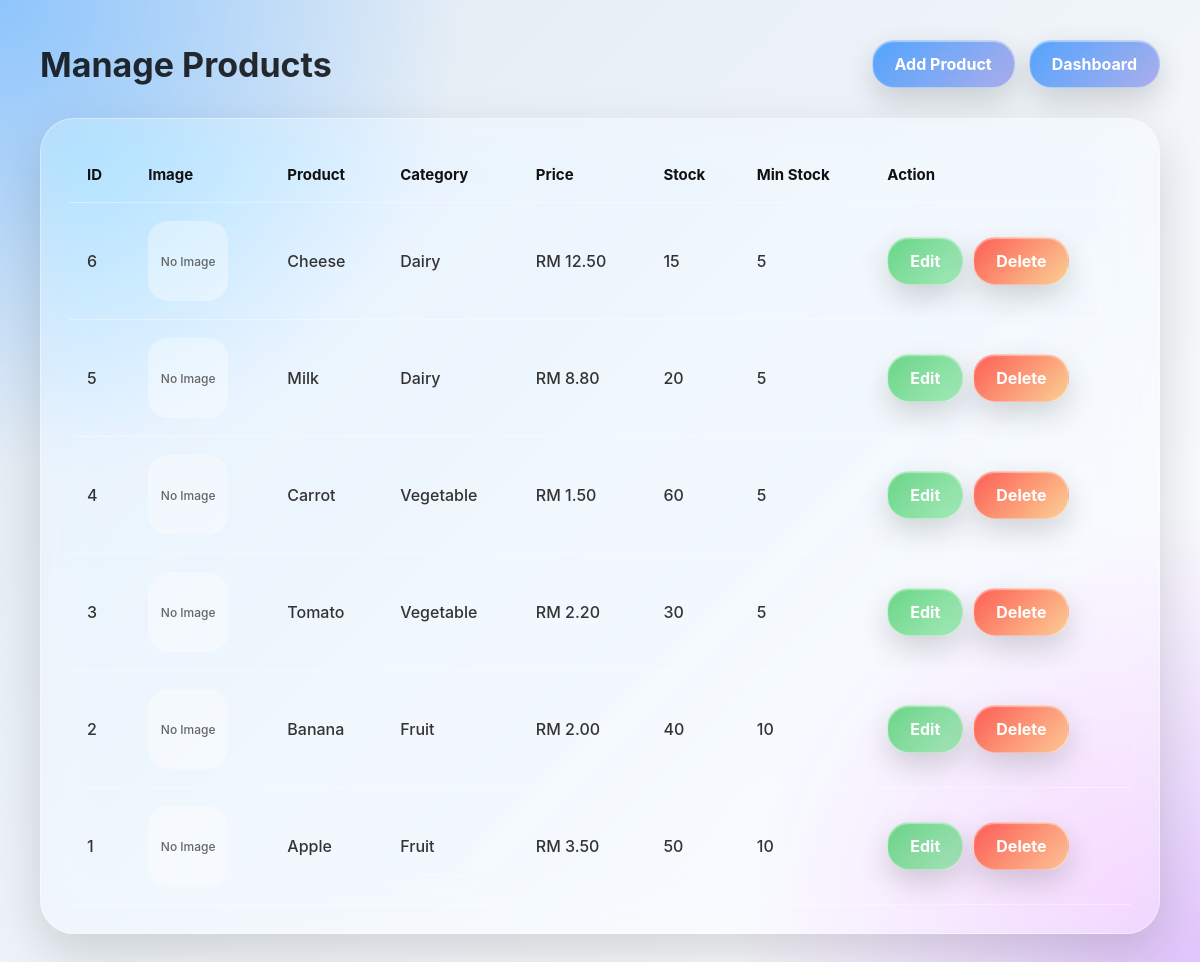
The page /admin/manage_products.php (signed in) on the database its author committed.
### tables this page shows
CREATE TABLE `product` (
  `product_id` int(11) NOT NULL,
  `product_name` varchar(100) DEFAULT NULL,
  `price` decimal(10,2) DEFAULT NULL,
  `stock_quantity` int(11) DEFAULT NULL,
  `min_stock_level` int(11) DEFAULT 5,
  `category_id` int(11) DEFAULT NULL
);

CREATE TABLE `category` (
  `category_id` int(11) NOT NULL,
  `category_name` varchar(100) NOT NULL
);

### admin/manage_products.php (the view, shortened to what this page needs)
<?php
require '../db.php';
$sql = "
    SELECT
    product.*,
    category.category_name
    FROM product
    LEFT JOIN category
    ON product.category_id = category.category_id
    ORDER BY product.product_id DESC
";
$result = $conn->query($sql);
?>
<!DOCTYPE html>
<html>
<head>
</head>
<body>
<div class="header">
    <h1>Manage Products</h1>
    <div class="top-actions">
        <a class="btn" href="add_product.php">
            Add Product
        </a>
        <a class="btn" href="dashboard.php">
            Dashboard
        </a>
    </div>
</div>
<div class="glass-card">
<table>
<tr>
    <th>ID</th>
    <th>Image</th>
    <th>Product</th>
    <th>Category</th>
    <th>Price</th>
    <th>Stock</th>
    <th>Min Stock</th>
    <th>Action</th>
</tr>
<?php while($row = $result->fetch_assoc()): ?>
<tr>
    <td>
        <?php echo $row['product_id']; ?>
    </td>
    <td>
        <?php if(!empty($row['image'])): ?>
            <img
                class="product-img"
                src="../images/<?php echo htmlspecialchars($row['image']); ?>"
            >
        <?php else: ?>
            <div class="no-img">
                No Image
            </div>
        <?php endif; ?>
    </td>
    <td>
        <?php echo htmlspecialchars($row['product_name']); ?>
    </td>
    <td>
        <?php echo htmlspecialchars($row['category_name'] ?? 'No Category'); ?>
    </td>
    <td>
        RM <?php echo number_format($row['price'], 2); ?>
    </td>
    <td>
        <?php echo $row['stock_quantity']; ?>
    </td>
    <td>
        <?php echo $row['min_stock_level']; ?>
    </td>
    <td>
        <div class="action">
            <a
                class="edit"
                href="edit_product.php?id=<?php echo $row['product_id']; ?>"
            >
                Edit
            </a>
            <a
                class="delete"
                href="manage_products.php?delete=<?php echo $row['product_id']; ?>"
                onclick="return confirm('Delete this product?');"
            >
                Delete
            </a>
        </div>
    </td>
</tr>
<?php endwhile; ?>
</table>
</div>
</body>
</html>

### admin/manage_products.php (style rules this page uses)
* { margin:0; padding:0; box-sizing:border-box; font-family:-apple-system,BlinkMacSystemFont,"Segoe UI",sans-serif; }
body { min-height:100vh; padding:40px; background: radial-gradient(circle at top left,#8ec5fc,transparent 30%), radial-gradient(circle at bottom right,#e0c3fc,transparent 30%), linear-gradient(135deg,#dfe9f3,#ffffff); }
.header { display:flex; justify-content:space-between; align-items:center; margin-bottom:30px; }
h1 { color:rgba(0,0,0,0.82); font-size:34px; }
.top-actions { display:flex; gap:14px; }
.btn, .action a { display:inline-flex; align-items:center; justify-content:center; position:relative; overflow:hidden; padding:13px 22px; border-radius:22px; text-decoration:none; font-weight:700; color:rgba(0,0,0,0.78); background: linear-gradient( 135deg, rgba(255,255,255,0.34), rgba(255,255,255,0.12) ); backdrop-filter:blur(24px) saturate(190%); -webkit-backdrop-filter:blur(24px) saturate(190%); border:1px solid rgba(255,255,255,0.45); box-shadow: inset 0 1px 1px rgba(255,255,255,0.45), 0 12px 30px rgba(0,0,0,0.16); transition: transform 0.25s ease, box-shadow 0.25s ease, background 0.25s ease; }
.btn::before, .action a::before { content:""; position:absolute; inset:0; background: radial-gradient( circle at var(--x, 50%) var(--y, 50%), rgba(255,255,255,0.95), transparent 36% ); opacity:0; transition:0.2s ease; }
.btn { color:white; background: linear-gradient( 135deg, rgba(0,122,255,0.65), rgba(88,86,214,0.45) ); }
.edit { color:white !important; background: linear-gradient( 135deg, rgba(52,199,89,0.72), rgba(48,209,88,0.42) ) !important; box-shadow: 0 12px 30px rgba(52,199,89,0.22); }
.delete { color:white !important; background: linear-gradient( 135deg, rgba(255,59,48,0.82), rgba(255,149,0,0.42) ) !important; box-shadow: 0 12px 30px rgba(255,59,48,0.22); }
.glass-card { padding:28px; border-radius:34px; background:rgba(255,255,255,0.28); backdrop-filter:blur(25px) saturate(180%); -webkit-backdrop-filter:blur(25px) saturate(180%); border:1px solid rgba(255,255,255,0.38); box-shadow:0 20px 50px rgba(0,0,0,0.15); overflow-x:auto; }
table { width:100%; border-collapse:collapse; }
th, td { padding:18px; text-align:left; border-bottom:1px solid rgba(255,255,255,0.35); }
th { color:#111; font-size:15px; }
td { color:#333; font-weight:500; }
.no-img { width:80px; height:80px; border-radius:20px; display:flex; align-items:center; justify-content:center; background:rgba(255,255,255,0.35); color:#666; font-size:12px; }
.action { display:flex; gap:10px; }

### rows shown on the page
product: product_id "6", product_name "Cheese", category.category_name "Dairy", price "12.50", stock_quantity "15", min_stock_level "5"
product: product_id "5", product_name "Milk", category.category_name "Dairy", price "8.80", stock_quantity "20", min_stock_level "5"
product: product_id "4", product_name "Carrot", category.category_name "Vegetable", price "1.50", stock_quantity "60", min_stock_level "5"
product: product_id "3", product_name "Tomato", category.category_name "Vegetable", price "2.20", stock_quantity "30", min_stock_level "5"
product: product_id "2", product_name "Banana", category.category_name "Fruit", price "2.00", stock_quantity "40", min_stock_level "10"
product: product_id "1", product_name "Apple", category.category_name "Fruit", price "3.50", stock_quantity "50", min_stock_level "10"
